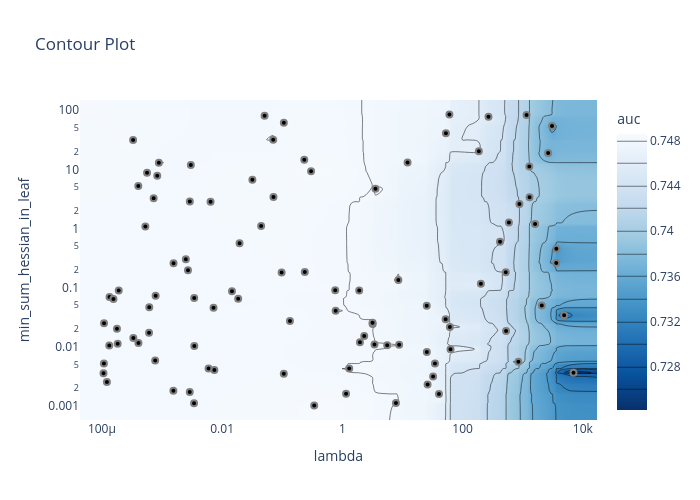

Notebook cell for this chart:
### Code cell
from optuna.visualization import plot_contour

fig = plot_contour(study, target=lambda trial: max(0.7, trial.values[0]), target_name='auc')
fig.update_layout(height=500, width=700)
